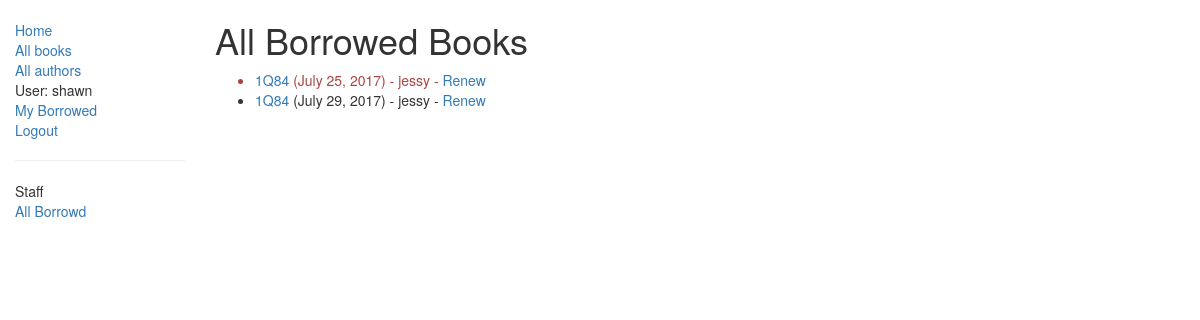
The page /catalog/allbooks/ (signed in) on the database as committed earlier.
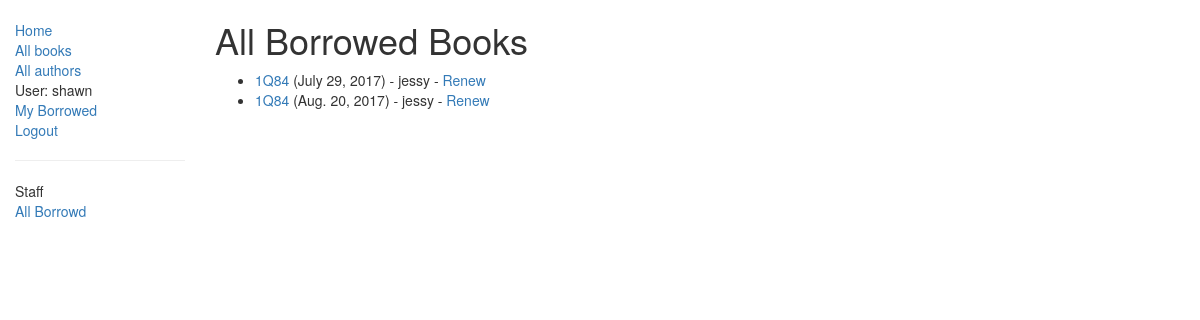
The same page on the database as committed later.
### catalog/models.py (models this page shows, shortened)
class BookInstance(models.Model):
    id = models.UUIDField(primary_key=True, default=uuid.uuid4, help_text="Unique ID for this particular book across whole library")
    book = models.ForeignKey('Book', on_delete=models.SET_NULL, null=True)
    imprint = models.CharField(max_length=200)
    due_back = models.DateField(null=True, blank=True)
    borrower = models.ForeignKey(User, on_delete=models.SET_NULL, null=True, blank=True)
    LOAN_STATUS = (
        ('m', 'Maintenance'),
        ('o', 'On loan'),
        ('a', 'Available'),
        ('r', 'Reserved'),
    )
    status = models.CharField(max_length=1, choices=LOAN_STATUS, blank=True, default='m', help_text='Book availability')
    class Meta:
        ordering = ["due_back"]
        permissions = (("can_mark_returned", "Set book as returned"),)
    @property
    def is_overdue(self):
        from datetime import date
        if self.due_back and date.today() > self.due_back:
            return True
        return False

class Book(models.Model):
    title = models.CharField(max_length=200)
    author = models.ForeignKey('Author', on_delete=models.SET_NULL, null=True)
    summary = models.TextField(max_length=1000, help_text="Enter a brief description of the book")
    isbn = models.CharField('ISBN',max_length=13, help_text='13 Character <a href="https://www.isbn-international.org/content/what-isbn">ISBN number</a>')
    genre = models.ManyToManyField(Genre, help_text="Select a genre for this book")
    def display_genre(self):
        """
        Creates a string for Genre. This is required to display genre in Admin.
        """
        return ', '.join([genre.name for genre in self.genre.all()[:3]])
    display_genre.short_description = 'Genre'

### catalog/views.py (the view)
class LoanedBooksAllListView(PermissionRequiredMixin, generic.ListView):
    model = BookInstance
    permission_required = 'catalog.can_mark_returned'
    template_name = 'catalog/bookinstance_list_borrowed_all.html'
    paginate_by = 2
    def get_queryset(self):
        return BookInstance.objects.filter(status__exact='o').order_by('due_back')

### catalog/templates/catalog/bookinstance_list_borrowed_all.html
{% extends "base_generic.html" %}
{% block content %}
    <h1>All Borrowed Books</h1>
    {% if bookinstance_list %}
    <ul>
      {% for bookinst in bookinstance_list %}
      <li class="{% if bookinst.is_overdue %}text-danger{% endif %}">
        <a href="{% url 'book-detail' bookinst.book.pk %}">{{bookinst.book.title}}</a> ({{ bookinst.due_back }})
        {% if user.is_staff %}- {{ bookinst.borrower }}{% endif %}
        {% if perms.catalog.can_mark_returned %}- <a href="{% url 'renew-book-librarian' bookinst.id %}">Renew</a>  {% endif %}
      </li>
      {% endfor %}
    </ul>
    {% else %}
      <p>There are no books borrowed.</p>
    {% endif %}
{% endblock %}

Rows that differ between the two databases and show on the page:
shown differently, row unchanged: BookInstance "July 29, 2017": moves up the list
changed BookInstance: due_back "July 25, 2017" → "Aug. 20, 2017"
